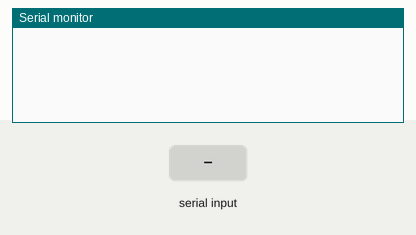
Bench run of a sketch on a simulated Arduino Uno, built with avr-gcc and run on an emulated ATmega328P. Parts: the last lines printed to the serial monitor. The test bench sets the inputs (shaded band).

Above: at 1.2 s.
1.3 s: "1\n" received over Serial
At 1.9 s:
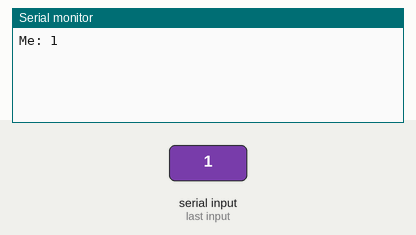
2.8 s: "1\n" received over the second serial link
At 4.0 s:
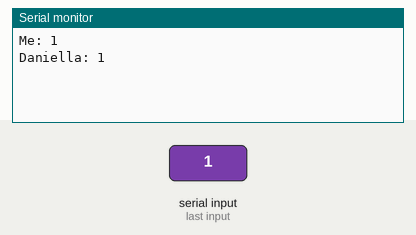
4.3 s: "0\n" received over Serial
At 5.4 s:
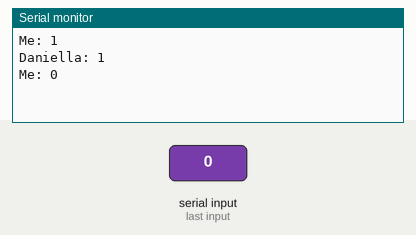
5.8 s: "0\n" received over the second serial link
At 6.5 s:
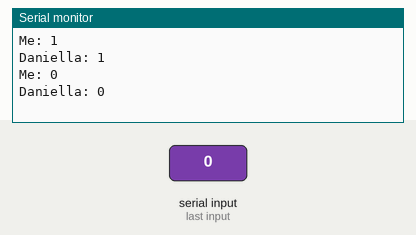

Measured:
- after the input at 1.3 s, the serial monitor: prints a new line at once (image 1)
- after the input at 2.8 s, the serial monitor: prints a new line at once (image 2)
- after the input at 4.3 s, the serial monitor: prints a new line at once (image 3)
- after the input at 5.8 s, the serial monitor: prints a new line at once (image 4)

The sketch:

communiceAvecDani.ino
```cpp
#include <SoftwareSerial.h>

SoftwareSerial mySerial(2, 3); // RX, TX

void setup() {
  Serial.begin(9600);
  mySerial.begin(9600);
}

void loop() {
  if (Serial.available()) {
    String userMessage = Serial.readStringUntil('\n');
    Serial.println("Me: " + userMessage);

    mySerial.println(userMessage);
  }

  if (mySerial.available()) {
    String responseData = mySerial.readStringUntil('\n');
    Serial.println("Daniella: " + responseData);
  }
}
```
